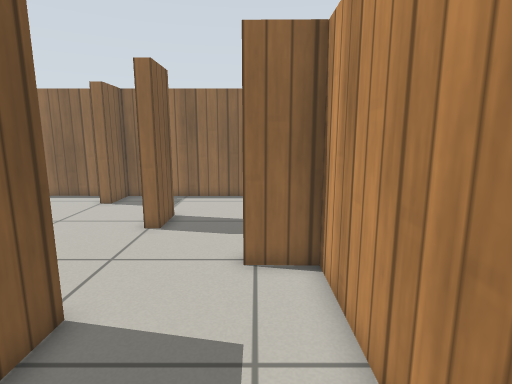
[1] (above)

12 first-person views from a walk through a world built for the Gazebo simulator. The camera is 0.83 m above the floor, tilts 10° down and sees 80° across. The floor is counted in squares, 0.25 m on a side. Each view is taken from the middle of a square. On the plan, view 1 faces up. The plan holds only what a view shows up to about 20 squares ahead; the rest is blank. The place goes on beyond the plan. Simple patterns stand in for the simulator's built-in surfaces.

[2]
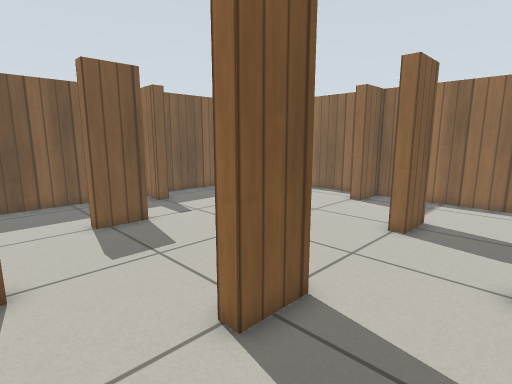

[3]
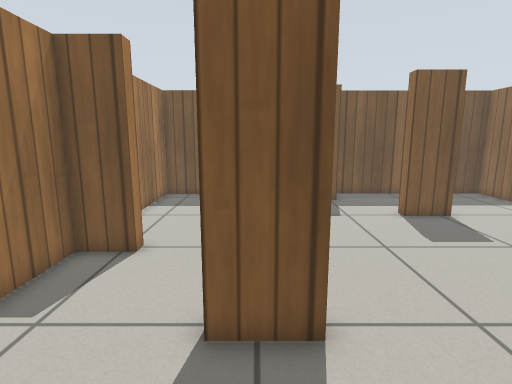

[4]
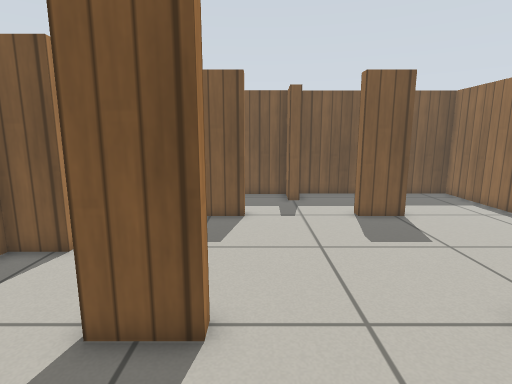

[5]
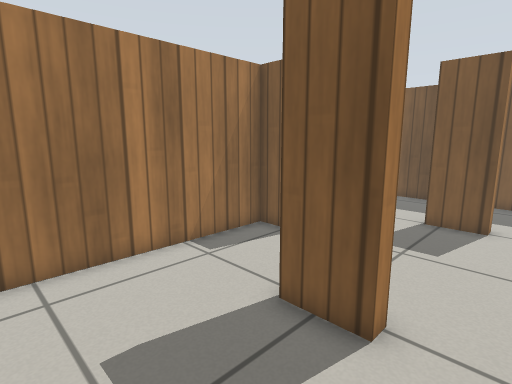

[6]
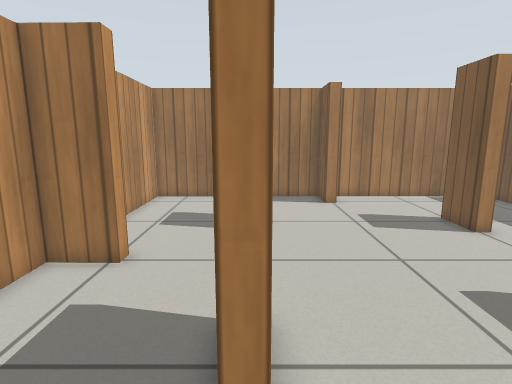

[7]
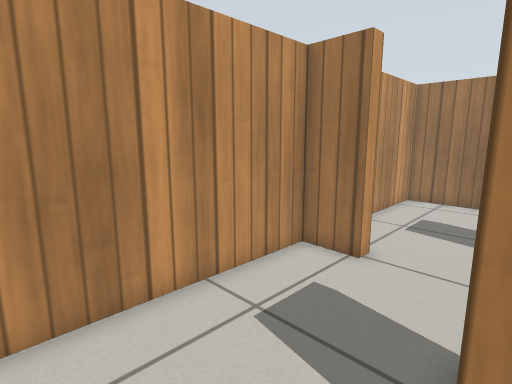

[8]
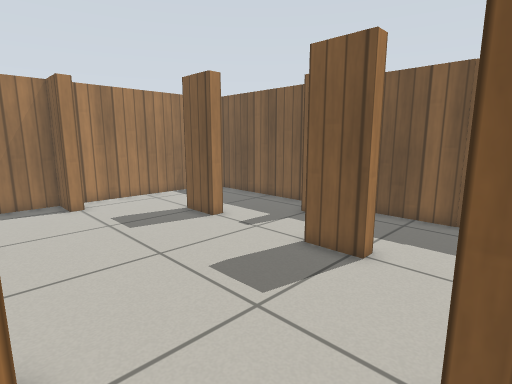

[9]
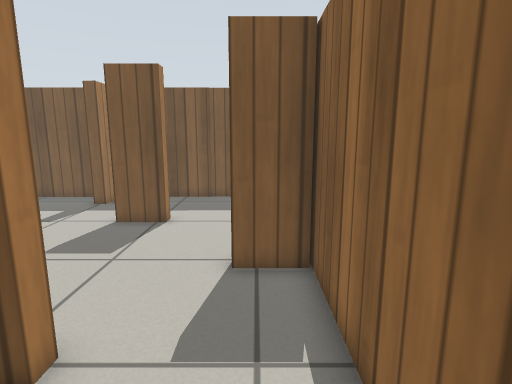

[10]
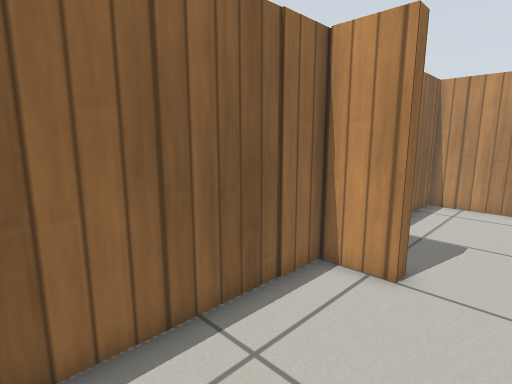

[11]
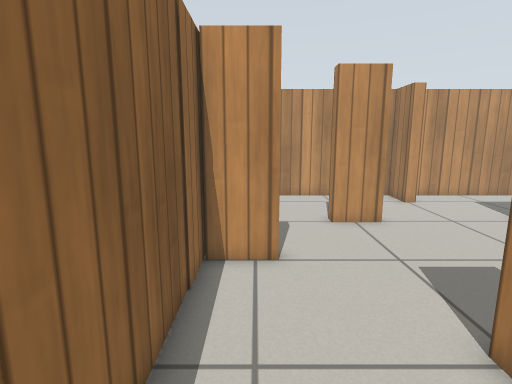

[12]
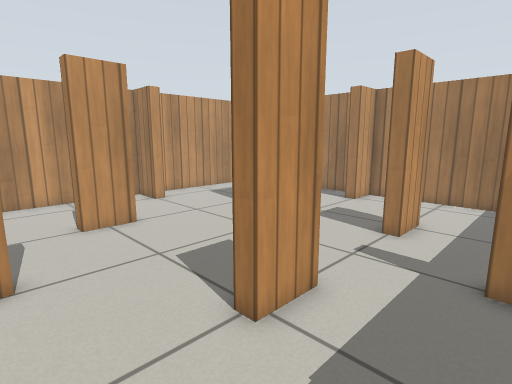

### Floor plan
Points are (right, up) in squares from view 1. A wall is a line through its corners. A room is listed if a view was taken in it or the views show most of it. See-through windows are left out.
Room 1 (views 1, 2, 3, 4, 5, 6, 7, 8, 9, 10, 11, 12)
walls: (-11.8, 10.4) (-12.4, 10.4) (-12.4, 12.4) (-11.8, 12.4) (-11.8, 10.4); (-11.8, 5.5) (-11.8, 3.5) (-12.4, 3.5) (-12.4, 5.5) (-11.8, 5.5); (-4.2, 5.2) (-3.5, 5.2) (-3.5, 3.1) (-4.2, 3.1); (-4.2, 11) (-4.2, 13) (-3.5, 13) (-3.5, 11) (-4.2, 11); (-16.2, 8.5) (-15.2, 8.5) (-15.2, 7.9) (-17.1, 7.9) (-17.1, -1.3) (-8.2, -1.3) (-8.2, 0.5) (-7.4, 0.5) (-7.4, -1.3) (1.7, -1.3) (1.7, 7.6) (-0.3, 7.6) (-0.3, 8.2) (1.7, 8.2) (1.7, 17.5) (-17.1, 17.5) (-17.1, 15.1); (-7.4, 17.5) (-7.4, 15.4) (-8, 15.4) (-8, 17.4); (-17.1, 14.6) (-17.1, 8.6)

Where each view was taken, in squares from view 1:
view 1: 0 up, 0 right, facing up
view 2: 0 up, 0 right, facing up-left
view 3: 4 up, 1 right, facing left
view 4: 6 up, 1 right, facing left
view 5: 7 up, 1 right, facing down-left
view 6: 16 up, 4 left, facing down
view 7: 16 up, 4 left, facing down-right
view 8: 16 up, 4 left, facing down-left
view 9: 16 up, 0 right, facing left
view 10: 13 up, 15 left, facing up-right
view 11: 16 up, 16 left, facing right
view 12: 16 up, 16 left, facing down-right
